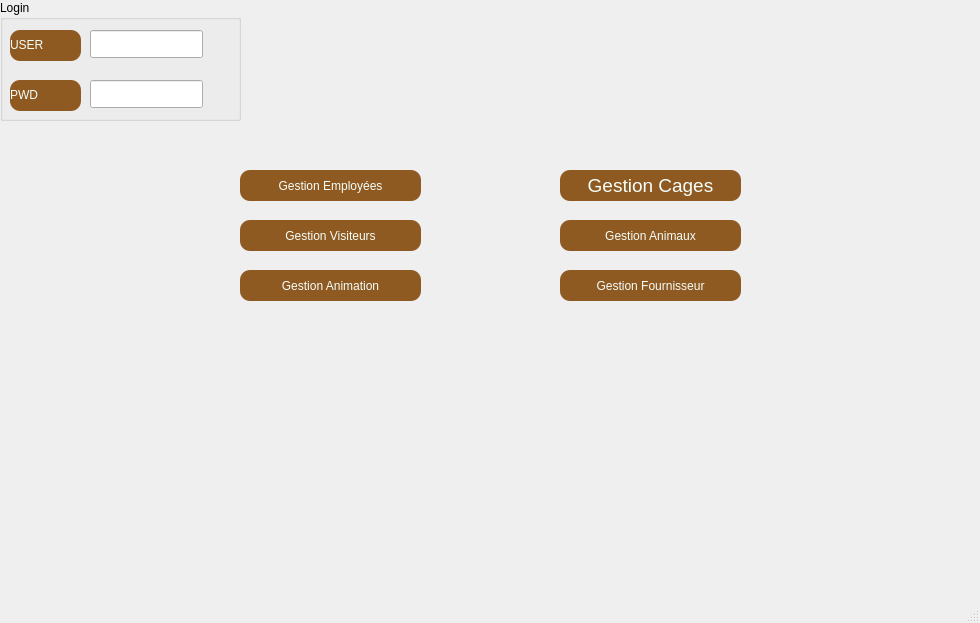
<?xml version="1.0" encoding="UTF-8"?>
<ui version="4.0">
 <class>MainWindow</class>
 <widget class="QMainWindow" name="MainWindow">
  <property name="geometry">
   <rect>
    <x>0</x>
    <y>0</y>
    <width>980</width>
    <height>623</height>
   </rect>
  </property>
  <property name="windowTitle">
   <string>MainWindow</string>
  </property>
  <widget class="QWidget" name="centralwidget">
   <widget class="QPushButton" name="gestionA">
    <property name="geometry">
     <rect>
      <x>240</x>
      <y>270</y>
      <width>181</width>
      <height>31</height>
     </rect>
    </property>
    <property name="styleSheet">
     <string notr="true">background: #8F5922;
color: #F5FFFA;
background-color: #8F5922; border: none;
border-radius: 10px;
icon-size: 30px;
font: 14pt &quot;Bahnschrift&quot;;</string>
    </property>
    <property name="text">
     <string>Gestion Animation</string>
    </property>
   </widget>
   <widget class="QPushButton" name="gestionE">
    <property name="geometry">
     <rect>
      <x>240</x>
      <y>170</y>
      <width>181</width>
      <height>31</height>
     </rect>
    </property>
    <property name="styleSheet">
     <string notr="true">background: #8F5922;
color: #F5FFFA;
background-color: #8F5922; border: none;
border-radius: 10px;
icon-size: 30px;
font: 14pt &quot;Bahnschrift&quot;;</string>
    </property>
    <property name="text">
     <string>Gestion Employées</string>
    </property>
   </widget>
   <widget class="QPushButton" name="gestionF">
    <property name="geometry">
     <rect>
      <x>560</x>
      <y>270</y>
      <width>181</width>
      <height>31</height>
     </rect>
    </property>
    <property name="styleSheet">
     <string notr="true">background: #8F5922;
color: #F5FFFA;
background-color: #8F5922; border: none;
border-radius: 10px;
icon-size: 30px;
font: 14pt &quot;Bahnschrift&quot;;</string>
    </property>
    <property name="text">
     <string>Gestion Fournisseur</string>
    </property>
   </widget>
   <widget class="QPushButton" name="gestionV">
    <property name="geometry">
     <rect>
      <x>240</x>
      <y>220</y>
      <width>181</width>
      <height>31</height>
     </rect>
    </property>
    <property name="styleSheet">
     <string notr="true">background: #8F5922;
color: #F5FFFA;
background-color: #8F5922; border: none;
border-radius: 10px;
icon-size: 30px;
font: 14pt &quot;Bahnschrift&quot;;</string>
    </property>
    <property name="text">
     <string>Gestion Visiteurs</string>
    </property>
   </widget>
   <widget class="QPushButton" name="gestionAni">
    <property name="geometry">
     <rect>
      <x>560</x>
      <y>220</y>
      <width>181</width>
      <height>31</height>
     </rect>
    </property>
    <property name="styleSheet">
     <string notr="true">background: #8F5922;
color: #F5FFFA;
background-color: #8F5922; border: none;
border-radius: 10px;
icon-size: 30px;
font: 14pt &quot;Bahnschrift&quot;;</string>
    </property>
    <property name="text">
     <string>Gestion Animaux</string>
    </property>
   </widget>
   <widget class="QPushButton" name="gestionC">
    <property name="geometry">
     <rect>
      <x>560</x>
      <y>170</y>
      <width>181</width>
      <height>31</height>
     </rect>
    </property>
    <property name="font">
     <font>
      <pointsize>14</pointsize>
      <italic>false</italic>
      <bold>false</bold>
      <underline>false</underline>
     </font>
    </property>
    <property name="styleSheet">
     <string notr="true">background: #8F5922;
color: #F5FFFA;
background-color: #8F5922; border: none;
border-radius: 10px;
icon-size: 30px;
font: 14pt &quot;Bahnschrift&quot;;</string>
    </property>
    <property name="text">
     <string>Gestion Cages</string>
    </property>
   </widget>
   <widget class="QLabel" name="label">
    <property name="geometry">
     <rect>
      <x>0</x>
      <y>-30</y>
      <width>1050</width>
      <height>680</height>
     </rect>
    </property>
    <property name="text">
     <string/>
    </property>
    <property name="pixmap">
     <pixmap>../../../Downloads/intro.jpg</pixmap>
    </property>
    <property name="scaledContents">
     <bool>true</bool>
    </property>
   </widget>
   <widget class="QGroupBox" name="groupBox">
    <property name="geometry">
     <rect>
      <x>0</x>
      <y>0</y>
      <width>241</width>
      <height>121</height>
     </rect>
    </property>
    <property name="title">
     <string>Login</string>
    </property>
    <widget class="QLabel" name="label_2">
     <property name="geometry">
      <rect>
       <x>10</x>
       <y>30</y>
       <width>71</width>
       <height>31</height>
      </rect>
     </property>
     <property name="styleSheet">
      <string notr="true">background: #8F5922;
color: #F5FFFA;
background-color: #8F5922; border: none;
border-radius: 10px;
icon-size: 30px;
font: 14pt &quot;Bahnschrift&quot;;</string>
     </property>
     <property name="text">
      <string>&lt;html&gt;&lt;head/&gt;&lt;body&gt;&lt;p&gt;USER&lt;/p&gt;&lt;/body&gt;&lt;/html&gt;</string>
     </property>
    </widget>
    <widget class="QLabel" name="label_3">
     <property name="geometry">
      <rect>
       <x>10</x>
       <y>80</y>
       <width>71</width>
       <height>31</height>
      </rect>
     </property>
     <property name="styleSheet">
      <string notr="true">background: #8F5922;
color: #F5FFFA;
background-color: #8F5922; border: none;
border-radius: 10px;
icon-size: 30px;
font: 14pt &quot;Bahnschrift&quot;;</string>
     </property>
     <property name="text">
      <string>&lt;html&gt;&lt;head/&gt;&lt;body&gt;&lt;p&gt;PWD&lt;/p&gt;&lt;/body&gt;&lt;/html&gt;</string>
     </property>
    </widget>
    <widget class="QLineEdit" name="lineEdit_user">
     <property name="geometry">
      <rect>
       <x>90</x>
       <y>30</y>
       <width>113</width>
       <height>28</height>
      </rect>
     </property>
    </widget>
    <widget class="QLineEdit" name="lineEdit_pwd">
     <property name="geometry">
      <rect>
       <x>90</x>
       <y>80</y>
       <width>113</width>
       <height>28</height>
      </rect>
     </property>
     <property name="echoMode">
      <enum>QLineEdit::Password</enum>
     </property>
    </widget>
   </widget>
   <zorder>label</zorder>
   <zorder>gestionA</zorder>
   <zorder>gestionE</zorder>
   <zorder>gestionF</zorder>
   <zorder>gestionV</zorder>
   <zorder>gestionAni</zorder>
   <zorder>gestionC</zorder>
   <zorder>groupBox</zorder>
  </widget>
  <widget class="QMenuBar" name="menubar">
   <property name="geometry">
    <rect>
     <x>0</x>
     <y>0</y>
     <width>980</width>
     <height>25</height>
    </rect>
   </property>
  </widget>
  <widget class="QStatusBar" name="statusbar"/>
 </widget>
 <resources/>
 <connections/>
</ui>
